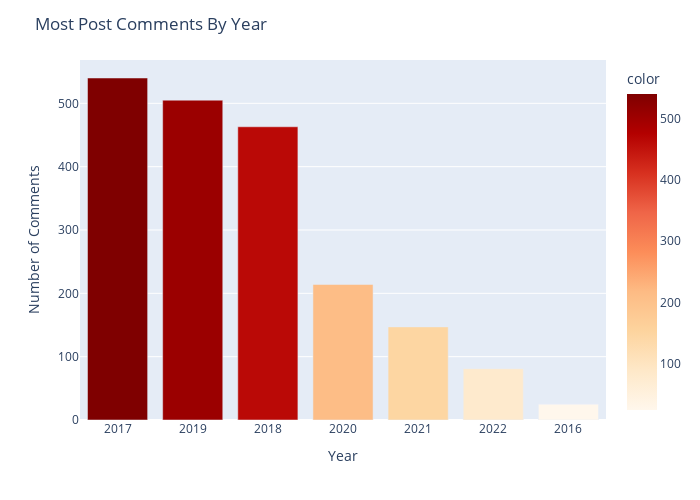

Notebook code cell kept with this figure:
### Markdown cell above
- Most Post Comments By Year

### Code cell
def commentsByYear(dfTimestampParsed):    
    yearly_group = dfTimestampParsed['year'].value_counts()
    fig = px.bar(yearly_group, color=yearly_group,color_continuous_scale='orrd')
    fig.update_layout(
        title = "Most Post Comments By Year",
        autosize=False,
        width=700,
        height=500,
        xaxis_title="Year",
        yaxis_title="Number of Comments"    
    )
    fig.update_traces(textposition='outside')
    fig.show()

commentsByYear(dfTimestampParsed)

### Figure 1 — Plotly figure (JSON) as saved in the notebook; plotly's stock layout.template omitted (floating-point values rounded to 4 significant figures)
{"data": [{"alignmentgroup": "True", "hovertemplate": "index=%{x}<br>value=%{y}<br>color=%{marker.color}<extra></extra>", "legendgroup": "", "marker": {"color": [540, 505, 463, 214, 147, 81, 25], "coloraxis": "coloraxis", "pattern": {"shape": ""}}, "name": "", "offsetgroup": "", "orientation": "v", "showlegend": false, "textposition": "outside", "type": "bar", "x": ["2017", "2019", "2018", "2020", "2021", "2022", "2016"], "xaxis": "x", "y": [540, 505, 463, 214, 147, 81, 25], "yaxis": "y"}], "layout": {"autosize": false, "barmode": "relative", "coloraxis": {"colorbar": {"title": {"text": "color"}}, "colorscale": [[0, "rgb(255,247,236)"], [0.125, "rgb(254,232,200)"], [0.25, "rgb(253,212,158)"], [0.375, "rgb(253,187,132)"], [0.5, "rgb(252,141,89)"], [0.625, "rgb(239,101,72)"], [0.75, "rgb(215,48,31)"], [0.875, "rgb(179,0,0)"], [1, "rgb(127,0,0)"]]}, "height": 500, "legend": {"tracegroupgap": 0}, "margin": {"t": 60}, "title": {"text": "Most Post Comments By Year"}, "width": 700, "xaxis": {"anchor": "y", "domain": [0, 1], "title": {"text": "Year"}}, "yaxis": {"anchor": "x", "domain": [0, 1], "title": {"text": "Number of Comments"}}}}
